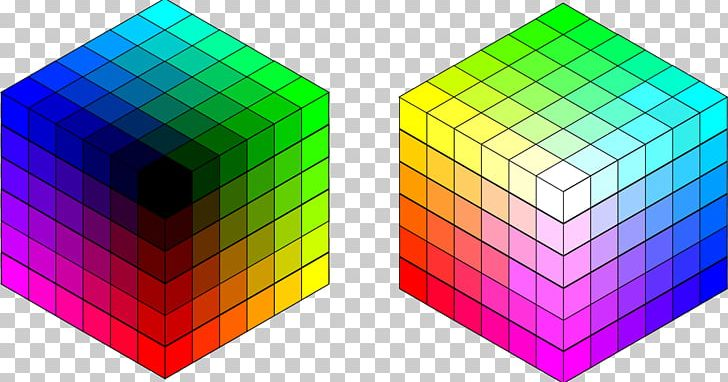
#> input picture RobComp/APS4/img/rgb_cube.png, 728 x 382 px
$ python first_image.py
#> lines starting #> are read from the running program, lines starting #| are printed output that depends on the picture
import cv2

class ProcessImage:
    def __init__(self):
        pass

    def load_image(self, caminho):
#> called with caminho = 'img/rgb_cube.png'
        self.bgr = cv2.imread(caminho)
#> self.bgr is the input picture: shape (382, 728, 3); mean B, G, R 155, 153.8, 154.4
        return self.bgr

    def show_image(self):
        cv2.imshow("imagem_carregada", self.bgr)


    def show_channels(self):
        imagem_b, imagem_g, imagem_r = cv2.split(self.bgr)
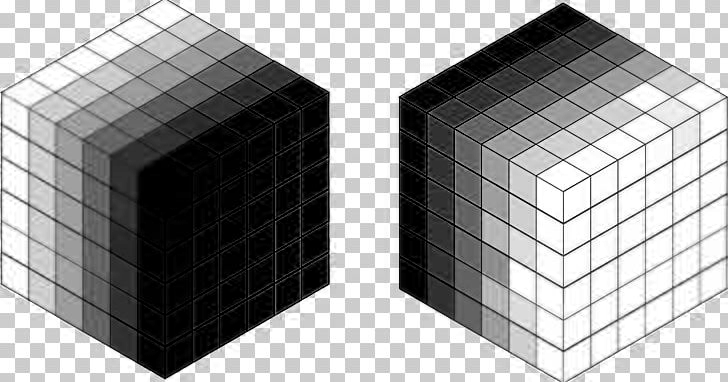
#> imagem_b: shape (382, 728); min 0, max 255, mean 155
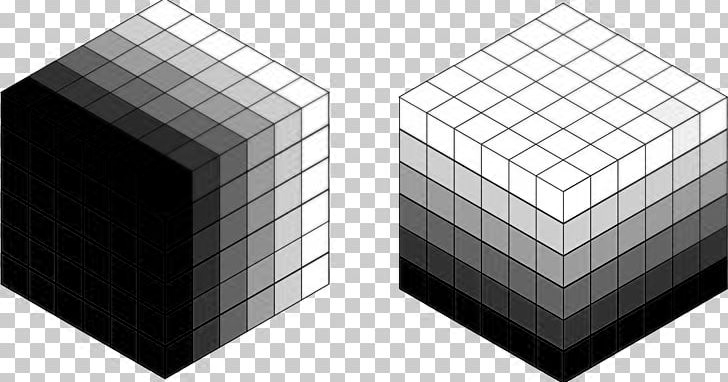
#> imagem_g: shape (382, 728); min 0, max 255, mean 153.8
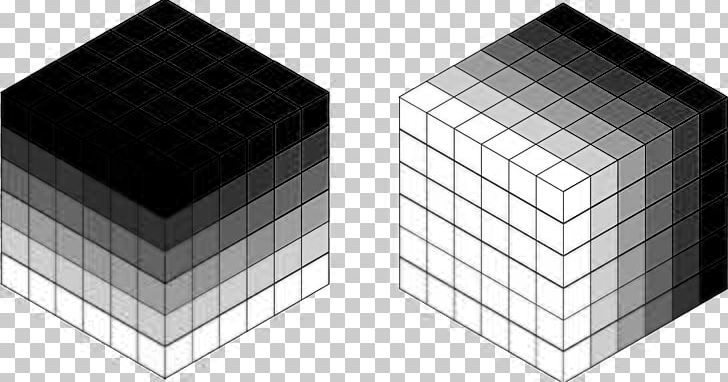
#> imagem_r: shape (382, 728); min 0, max 255, mean 154.4
        cv2.imshow("Canal Vermelho", imagem_r)
        cv2.imshow("Canal Verde", imagem_g)
        cv2.imshow("Canal Azul", imagem_b)

def main():
    processado = ProcessImage()

    processado.load_image("img/rgb_cube.png")

    # Exibe os canais da imagem + PLUS a imagem inteira para comparar

    processado.show_channels()
    processado.show_image()

    cv2.waitKey()
    cv2.destroyAllWindows()

if __name__ == "__main__":
    main()
